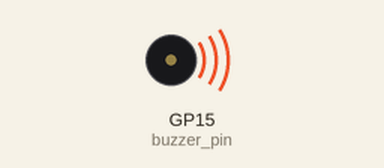
Recording of a program running on a simulated Raspberry Pi Pico running MicroPython. Shown: buzzer (waves = sounding, pin HIGH).

Above: at 0.2 s.
Timing chart, 0 to 5.8 s (numbered marks = the images above):
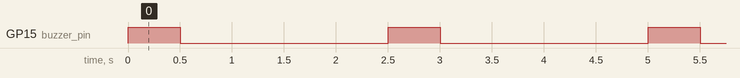

The program:

Ex-5-Buzzer_control.py
```python
import machine as gpio
import utime as TM

# Define the buzzer pin (change to your GPIO pin)
buzzer_pin = gpio.Pin(15, gpio.Pin.OUT)

# Define the duration (in milliseconds) for the buzzer to sound
duration_ms = 500

# Function to make the buzzer sound
def buzz():
    buzzer_pin.value(1)  # Turn on the buzzer
    TM.sleep_ms(duration_ms)  # Sound duration
    buzzer_pin.value(0)  # Turn off the buzzer

# Main loop
while True:
    buzz()
    TM.sleep(2)  # Pause for 2 seconds before sounding the buzzer again
```

Measured:
- by itself, GP15 (buzzer_pin): alternates HIGH for 0.50 s and LOW for 2.0 s
